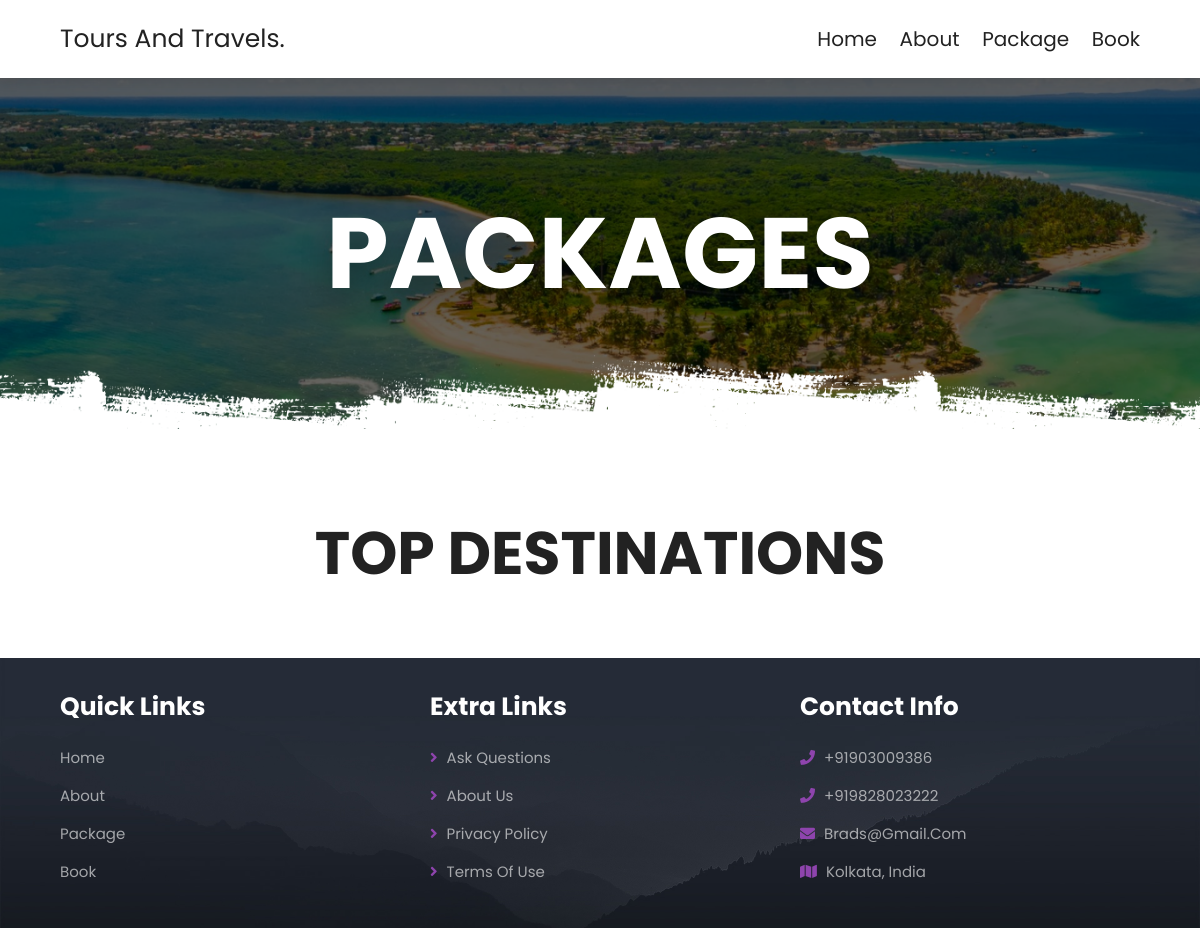
Page /package/ on the earlier database version.
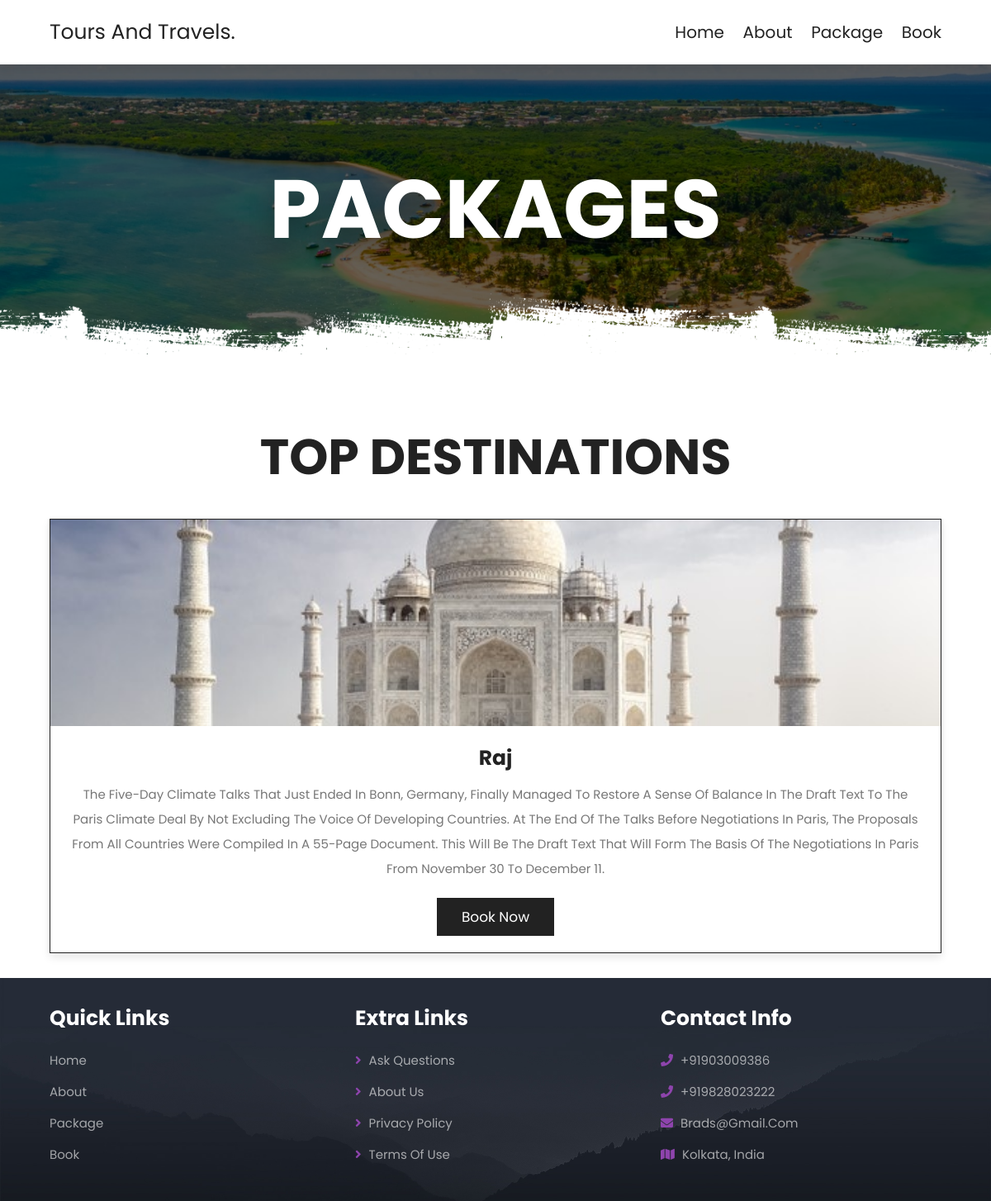
Same page on the later database version.
### destination/models.py (models this page shows, shortened)
class Destination(models.Model):
    continent = models.CharField(
        choices=CONTINENT_CHOICES, max_length=2, default="as")
    country = CountryField(multiple=False, default="IN")
    state = models.CharField(max_length=30)
    city = models.CharField(max_length=50)
    place_name = models.CharField(max_length=50)
    slug = models.SlugField(max_length=50, unique=True)
    description_of_place = models.TextField()
    description_of_package = models.TextField()
    img_main = models.ImageField()
    price = models.FloatField()
    discount_price = models.FloatField(blank=True, null=True)
    treanding = models.BooleanField(default=False)
    img1 = models.ImageField()
    img2 = models.ImageField()
    img3 = models.ImageField()
    img4 = models.ImageField()
    img5 = models.ImageField()
    img6 = models.ImageField(blank=True, null=True)
    img7 = models.ImageField(blank=True, null=True)
    img8 = models.ImageField(blank=True, null=True)
    def get_absolute_url(self):
        return reverse("destination:place", kwargs={
            'slug': self.slug
        })

### destination/views.py (the view)
# urls.py: path('package/', PackageView.as_view(), name='package'),
class PackageView(ListView):
    model = Destination
    paginate_by = 2
    template_name = "main/package.html"

### templates/main/package.html (shortened to what this page needs)
{% extends "base.html" %}
{% load static %}
{% block content %}
<div class="heading" style="background: url({% static 'images/header-bg-2.png' %}) no-repeat;">
   <h1>packages</h1>
</div>
<section class="packages">
   <h1 class="heading-title">top destinations</h1>
   <div class="box-container">
      {% for item in object_list %}
      <div class="box">
         <div class="image">
            <a href="{{ item.get_absolute_url }}"><img src="{{ item.img_main.url }}"></a>
         </div>
         <div class="content">
            <h3>{{ item.place_name }}</h3>
            <p>{{ item.description_of_place }}</p>
            <a href="{% url 'destination:booking' %}" class="btn">book now</a>
         </div>
      </div>
      {% endfor %}
   </div>
</section>
{% endblock content %}

Differences in the rows shown:
added Destination: img_main (picture), place_name "Raj", description_of_place "The Five-Day Climate Talks That Just Ended In Bonn, Germany, Finally Managed To Restore A Sense Of Balance In The Draft Text To The Paris Climate Deal By Not Excluding The Voice Of Developing Countries. At The End Of The Talks Before Negotiations In Paris, The Proposals From All Countries Were Compiled In A 55-Page Document. This Will Be The Draft Text That Will Form The Basis Of The Negotiations In Paris From November 30 To December 11."
